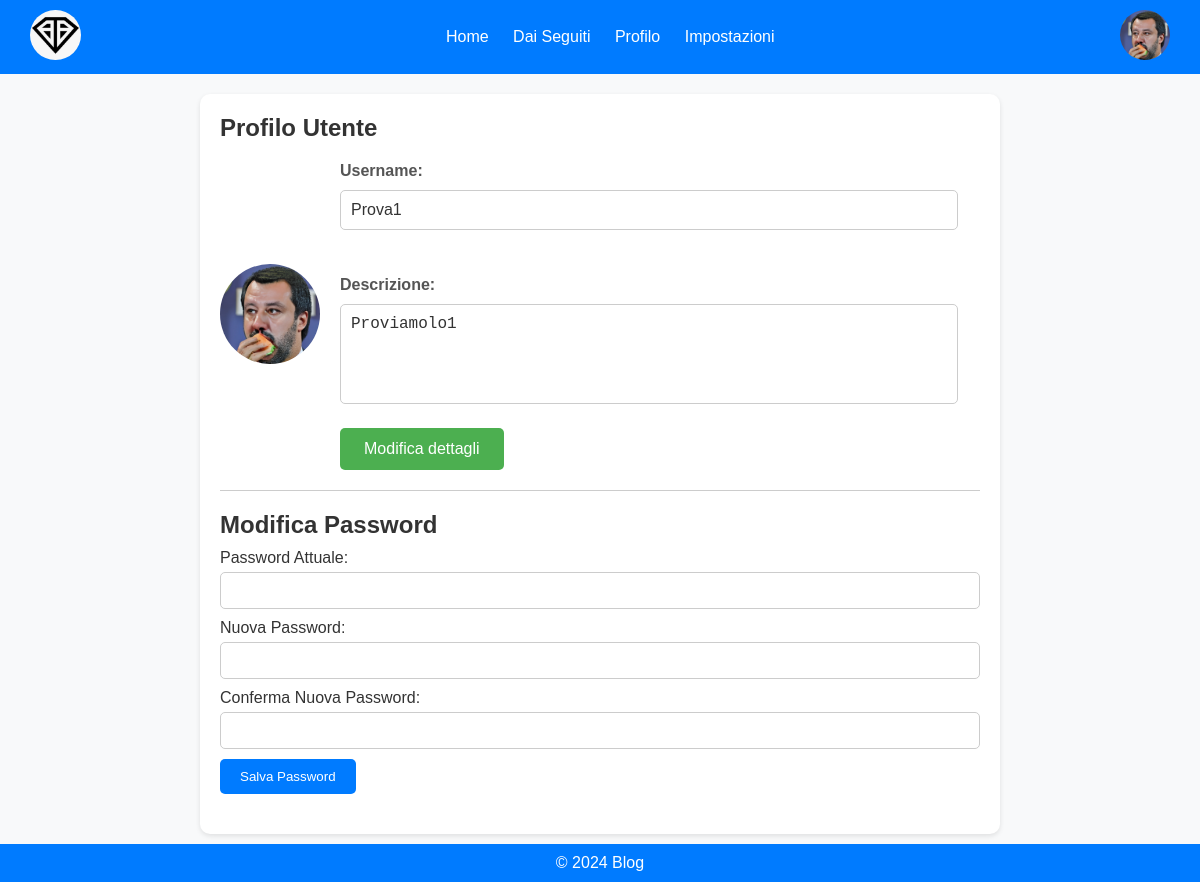
/impostazioni.php (signed in), run on the app's committed database.
### tables this page shows
CREATE TABLE `userdata` (
  `id` int(11) NOT NULL,
  `banner` varchar(255) DEFAULT NULL,
  `descrizione` varchar(255) DEFAULT NULL,
  `idUser` int(11) NOT NULL
);

### impostazioni.php (the view, shortened to what this page needs)
<?php
if (isset($_SESSION['email']) && isset($_SESSION['password'])) {
    $email = $_SESSION['email'];
    $password = $_SESSION['password'];
} elseif (isset($_COOKIE['email']) && isset($_COOKIE['password'])) {
    $email = $_COOKIE['email'];
    $password = $_COOKIE['password'];
} else {
    header("Location: login/index.html");
    exit();
}
$host = "localhost";
$usernam = "root";
$passwor = "";
$dbname = "blog";
$con = new mysqli($host, $usernam, $passwor, $dbname);
$query = $con->prepare("SELECT userdata.*, login.username FROM login, userdata WHERE login.id = userdata.idUser AND login.email = ? AND login.passworld = ?");
$query->bind_param("ss", $email, $password);
$query->execute();
$result = $query->get_result();
if ($result->num_rows > 0) {
    $row = $result->fetch_assoc();
    $descrizione = $row['descrizione'];
    $username = $row['username'];
}
?>
<!DOCTYPE html>
<html lang="it">
<head>
</head>
<body>
    <?php include ("header.php")?>
    <main>
        <section class="profile">
            <form id="uploadForm" enctype="multipart/form-data" method="POST" action="api_modifica_account.php" onchange="updateUserLogo()">
                <h1>Profilo Utente</h1>
                <div class="user-info">
                    <div class="user-avatar">
                        <img id="userLogoo" style="height: 100px; border-radius: 50%;" src="<?php echo $userLogo; ?>" alt="User Avatar">
                        <label for="fileInput" class="banner-edit-button"></label>
                    </div>
                    <div class="user-details">
                        <label for="username">Username:</label>
                        <input type="text" id="username" required name="username" value="<?php echo $username; ?>">
                        <br>
                        <br>
                        <br>
                        <label for="description">Descrizione:</label>
                        <textarea id="description" placeholder="Una breve descrizione..." name="description" style="resize: none;"><?php echo $descrizione; ?></textarea>
                        <br>
                        <button type="submit" class="edit-details-button">Modifica dettagli</button>
                    </div>
                </div>
            </form>
            <div class="password">
                <h2>Modifica Password</h2>
                <form action="change_password.php" onsubmit="return isValid()" method="POST">
                    <label for="current-password">Password Attuale:</label>
                    <input type="password" required id="current-password" name="current-password">
                    <label for="new-password">Nuova Password:</label>
                    <input type="password" required id="new-password" name="new-password">
                    <label for="confirmPass">Conferma Nuova Password:</label>
                    <input type="password" required id="confirm-new-password" name="confirmPass">
                    <button type="submit">Salva Password</button>
                </form>
            </div>
        </section>
    </main>
    <footer>
        <p>&copy; 2024 Blog</p>
    </footer>
</body>
</html>

### header.php (shortened to what this page needs)
<?php
    if (isset($_SESSION['email']) && isset($_SESSION['password'])) {
        $email = $_SESSION['email'];
        $password = $_SESSION['password'];
    } elseif (isset($_COOKIE['email']) && isset($_COOKIE['password'])) {
        $email = $_COOKIE['email'];
        $password = $_COOKIE['password'];
    } else {
        header("Location: login/index.html");
        exit();
    }
    $host = "localhost";
    $usernam = "root";
    $passwor = "";
    $dbname = "blog";
    $con = mysqli_connect($host, $usernam, $passwor, $dbname);
    $query = "SELECT userdata.banner FROM login, userdata WHERE login.id = userdata.idUser AND login.email = '$email' AND login.passworld = '$password';";
    $result = mysqli_query($con, $query);
    if (mysqli_num_rows($result) > 0) {
        $row = mysqli_fetch_assoc($result);
        $banner = $row['banner'];
        $userLogo = $banner;
    } else {
        $userLogo = 'https://thestatestimes.com/storage/post_display/20201213175850n562a.jpg';
    }
?>
<header>
    <div class="logo">
        <img style="border-radius: 50%; margin-left: 10px;" src="IMG-20190831-WA0002.jpg" alt="Logo">
    </div>
    <nav>
        <ul>
            <li><a href="http://localhost/socialMedia/home.php">Home</a></li>
            <li><a href="#">Dai Seguiti</a></li>
            <li><a href="#">Profilo</a></li>
            <li><a href="http://localhost/socialMedia/impostazioni.php">Impostazioni</a></li>
        </ul>
    </nav>
    <div class="user-banner" style="margin-right: 10px;">
        <img id="userLogo" onclick="toggleProfileMenu()" style="height: 50px; width: 50px; border-radius: 50%;" src="<?php echo $userLogo?>" alt="User Icon">
    </div>
</header>

### impostazioni.php (style rules this page uses)
* { margin: 0; padding: 0; box-sizing: border-box; }
body { font-family: Arial, sans-serif; background-color: #f8f9fa; color: #333; min-height: 100vh; }
header { background-color: #007bff; color: #fff; padding: 10px 20px; display: flex; justify-content: space-between; align-items: center; }
.logo img { height: 50px; }
nav ul { list-style-type: none; }
nav ul li { display: inline; margin-left: 20px; }
nav ul li a { text-decoration: none; color: #fff; }
.user-banner img { height: 50px; border-radius: 50%; }
main { max-width: 800px; margin: 20px auto; padding: 20px; background-color: #fff; border-radius: 10px; box-shadow: 0 2px 5px rgba(0, 0, 0, 0.1); min-height: calc(100vh - 80px); margin-bottom: 10px; }
.profile { margin-bottom: 20px; }
.profile h1 { margin-bottom: 20px; }
.user-info { display: flex; align-items: center; margin-bottom: 20px; }
.user-avatar { position: relative; margin-right: 20px; }
.user-avatar img { width: 100px; height: 100px; border-radius: 50%; }
.banner-edit-button { position: absolute; bottom: 0; right: 0; width: 30px; height: 45px; background-image: url('https://images-wixmp-ed30a86b8c4ca887773594c2.wixmp.com/f/5ef95353-9f74-45ba-a400-5494417ca165/ddmcdr5-d973f8f4-425c-4c29-9ff0-a7ded220a78a.png?token=eyJ0eXAiOiJKV1QiLCJhbGciOiJIUzI1NiJ9.eyJzdWIiOiJ1cm46YXBwOjdlMGQxODg5ODIyNjQzNzNhNWYwZDQxNWVhMGQyNmUwIiwiaXNzIjoidXJuOmFwcDo3ZTBkMTg4OTgyMjY0MzczYTVmMGQ0MTVlYTBkMjZlMCIsIm9iaiI6W1t7InBhdGgiOiJcL2ZcLzVlZjk1MzUzLTlmNzQtNDViYS1hNDAwLTU0OTQ0MTdjYTE2NVwvZGRtY2RyNS1kOTczZjhmNC00MjVjLTRjMjktOWZmMC1hN2RlZDIyMGE3OGEucG5nIn1dXSwiYXVkIjpbInVybjpzZXJ2aWNlOmZpbGUuZG93bmxvYWQiXX0.A53txybOuMUARZCnYA74VGXBzPcYDwwU07q2R-eN-CA'); background-size: cover; background-position: center; background-repeat: no-repeat; border: none; padding: 0; margin: 0; transition: transform 0.3s ease-in-out; cursor: pointer; border-radius: 2px; }
.user-details { flex: 1; font-family: 'Arial', sans-serif; font-size: 16px; color: #555; }
.user-details label { display: block; margin-bottom: 10px; font-weight: bold; }
.user-details input[type="text"], .user-details textarea { width: calc(100% - 22px); padding: 10px; margin-bottom: 10px; border: 1px solid #ccc; border-radius: 5px; font-size: 16px; color: #333; }
.user-details textarea { height: 100px; }
.user-details .edit-details-button { padding: 12px 24px; background-color: #4CAF50; color: white; border: none; border-radius: 5px; cursor: pointer; font-size: 16px; transition: background-color 0.3s ease; }
.user-details input[type="text"]::placeholder, .user-details textarea::placeholder { color: #999; }
.edit-details-button { margin-top: 10px; }
.password { border-top: 1px solid #ccc; padding-top: 20px; }
.password h2 { margin-bottom: 10px; }
.password form label { display: block; margin-bottom: 5px; }
.password form input[type="password"] { width: 100%; padding: 10px; margin-bottom: 10px; border: 1px solid #ccc; border-radius: 5px; }
.password form button { padding: 10px 20px; background-color: #007bff; color: #fff; border: none; border-radius: 5px; cursor: pointer; }
footer { position: relative; bottom: 0; width: 100%; text-align: center; padding: 10px; background-color: #007bff; color: #fff; }

### data on the page
userdata: banner (picture), username "Prova1", description "Proviamolo1"
